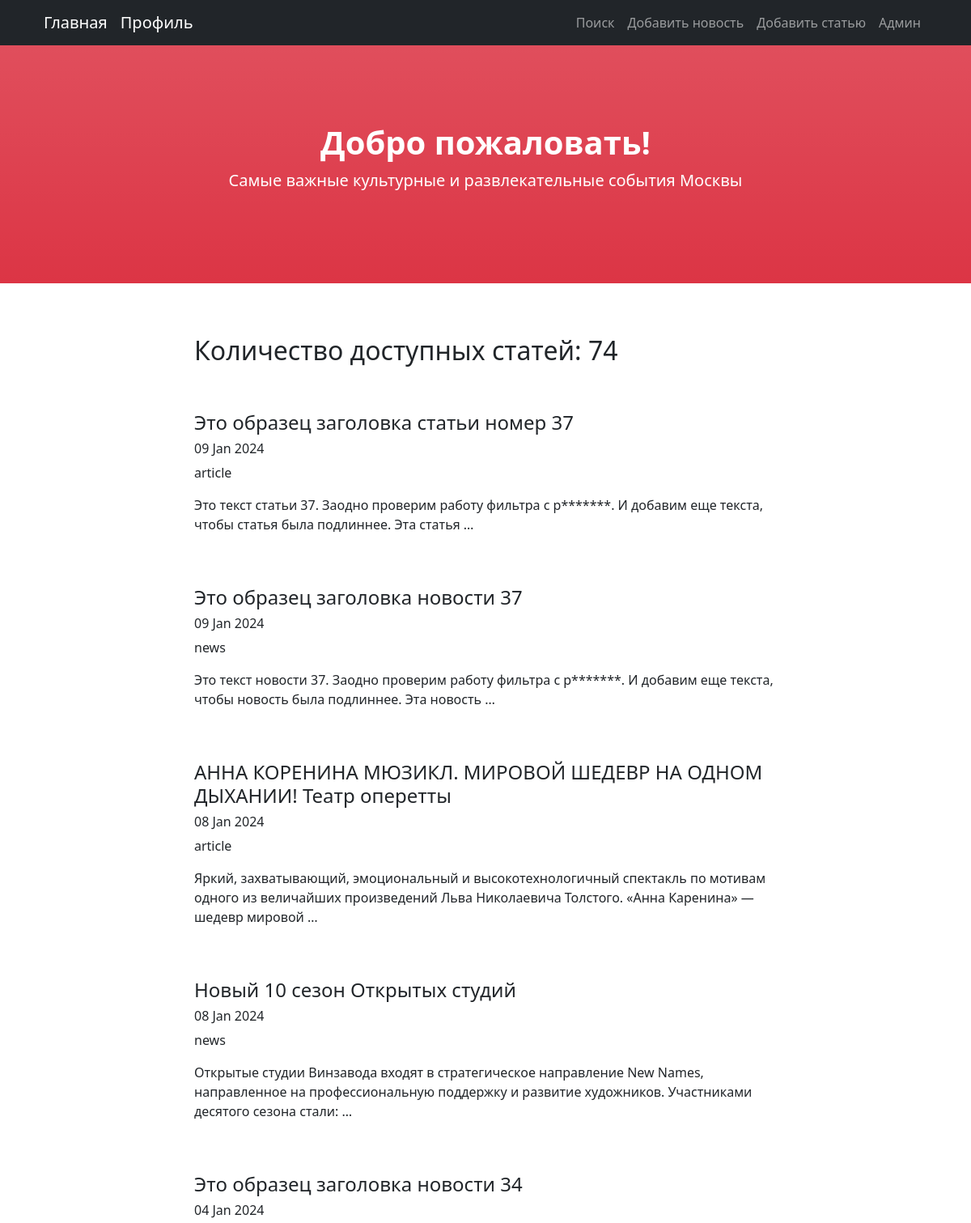
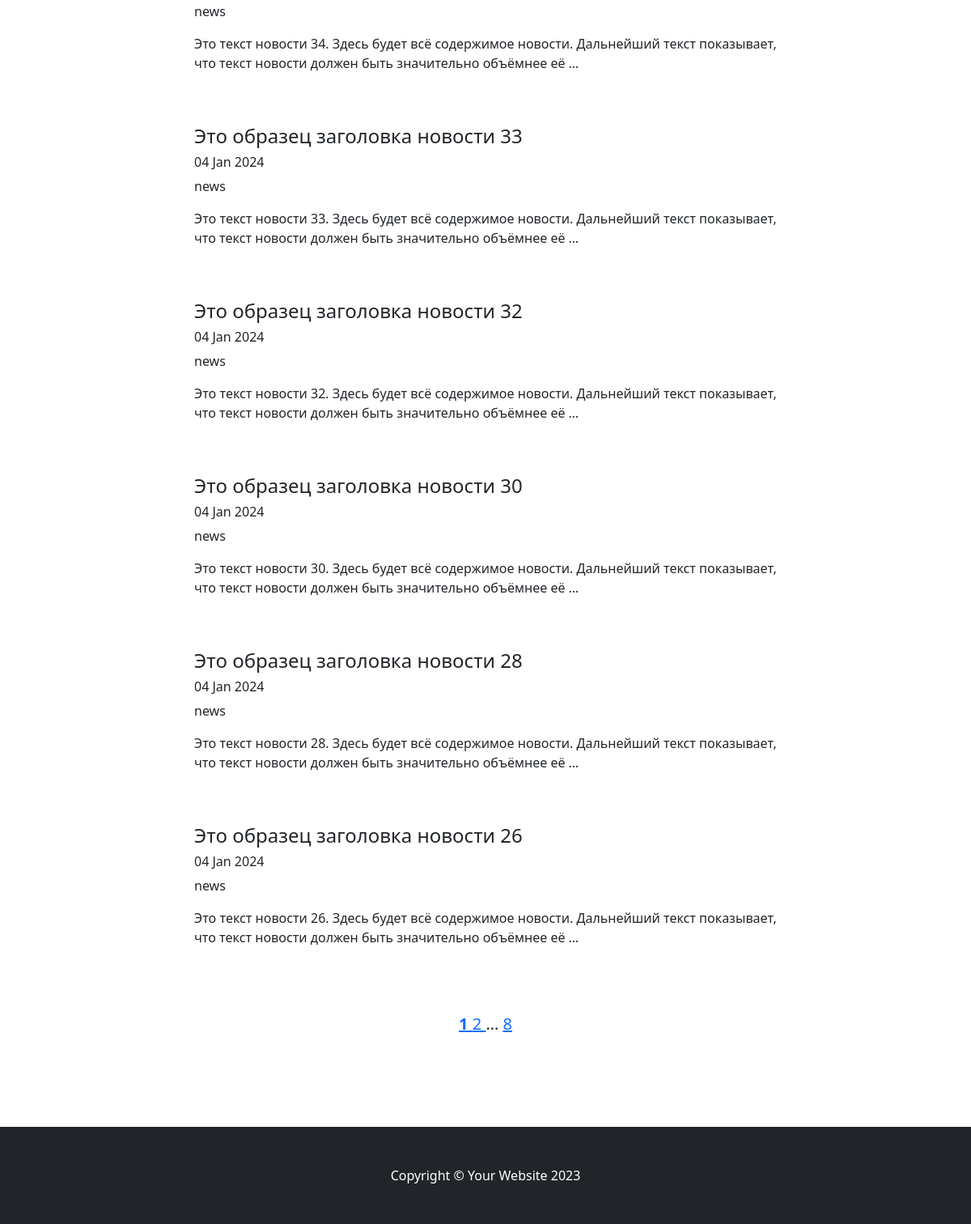
Page /news/ on the committed database (2 pictures, top to bottom).
### News/models.py (models this page shows, shortened)
class Post(models.Model):
    PREVIEW_LENGTH = 124
    news = 'NE'
    article = 'AR'
    ITEM_TYPE = [(news, 'news'),
                 (article, 'article')]
    type = models.CharField(max_length=2, choices=ITEM_TYPE, default=news)
    add_date = models.DateTimeField(auto_now_add=True)
    title = models.CharField(max_length=150)
    content = models.TextField()
    rating = models.IntegerField(default=0)
    author = models.ForeignKey(Author, on_delete=models.PROTECT)
    category = models.ManyToManyField(Category, through='PostCategory')

### News/views.py (the view)
# urls.py: path('', PostList.as_view(), name='post_list'),
class PostList(ListView):
    model = Post
    ordering = '-add_date'
    template_name = 'news.html'
    context_object_name = 'page_list'
    paginate_by = 10
    extra_context = {'posts': Post.objects.all()}
    def get_context_data(self, *, object_list=None, **kwargs):
        context = super().get_context_data(**kwargs)
        page = context['page_obj']
        context['paginator_range'] = page.paginator.get_elided_page_range(page.number, on_each_side=1, on_ends=1)
        return context

### News/templatetags/custom_filters.py (called while the page is built)
def censor_repl(word: (re.Match, str)) -> (re.Match, str):
    if isinstance(word, re.Match):
        return word.group()[0] + '*' * (word.end() - word.start() - 1)
    elif isinstance(word, str):
        return word[0] + '*' * (len(word) - 1)
    else:
        raise CensorException('Filter can work only with str format')

@register.filter()
def censor(value: str) -> str:
    try:
        if not isinstance(value, str):
            raise CensorException('Filter can work only with str format')
        pattern = re.compile(fr"\b{BAD_WORD}[а-я]{{0,3}}\b", re.IGNORECASE)
        result = re.sub(pattern, censor_repl, value)
        return result
    except CensorException as error:
        print(error)
        pass

### News/templatetags/custom_tags.py (called while the page is built)
@register.simple_tag(takes_context=True)
def url_replace(context, **kwargs):
    d = context['request'].GET.copy()
    for k, v in kwargs.items():
        d[k] = v
    return d.urlencode()

### templates/news.html (shortened to what this page needs)
{% extends 'flatpages/default.html' %}
{% load custom_filters %}
{% block content %}
    <h2>Количество доступных статей: {{ page_obj.paginator.count }}</h2>
    <br><br>
    {% if posts %}
        {% for post in page_obj %}
            <h4><a class="nav-link" href="/news/{{ post.pk }}">{{ post.title|censor }}</a></h4>
            <h6>{{ post.add_date|date:'d M Y' }}</h6>
            <p>{{ post.get_type_display }}</p>
            <p>{{ post.content|truncatewords:20|censor }}</p>
            <br><br>
        {% endfor %}
    {% else %}
        <h3>Извините, новостей сейчас нет!</h3>
    {% endif %}
{% endblock content %}

### rows in the picture
Post: title|censor "Это образец заголовка статьи номер 37", add_date "09 Jan 2024", type "article", content|censor "Это текст статьи 37. Заодно проверим работу фильтра с р*******. И добавим еще текста, чтобы статья была подлиннее. Эта статья …"
Post: title|censor "Это образец заголовка новости 37", add_date "09 Jan 2024", type "news", content|censor "Это текст новости 37. Заодно проверим работу фильтра с р*******. И добавим еще текста, чтобы новость была подлиннее. Эта новость …"
Post: title|censor "АННА КОРЕНИНА МЮЗИКЛ. МИРОВОЙ ШЕДЕВР НА ОДНОМ ДЫХАНИИ! Театр оперетты", add_date "08 Jan 2024", type "article", content|censor "Яркий, захватывающий, эмоциональный и высокотехнологичный спектакль по мотивам одного из величайших произведений Льва Николаевича Толстого. «Анна Каренина» — шедевр мировой …"
Post: title|censor "Новый 10 сезон Открытых студий", add_date "08 Jan 2024", type "news", content|censor "Открытые студии Винзавода входят в стратегическое направление New Names, направленное на профессиональную поддержку и развитие художников. Участниками десятого сезона стали: …"
Post: title|censor "Это образец заголовка новости 34", add_date "04 Jan 2024", type "news", content|censor "Это текст новости 34. Здесь будет всё содержимое новости. Дальнейший текст показывает, что текст новости должен быть значительно объёмнее её …"
Post: title|censor "Это образец заголовка новости 33", add_date "04 Jan 2024", type "news", content|censor "Это текст новости 33. Здесь будет всё содержимое новости. Дальнейший текст показывает, что текст новости должен быть значительно объёмнее её …"
Post: title|censor "Это образец заголовка новости 32", add_date "04 Jan 2024", type "news", content|censor "Это текст новости 32. Здесь будет всё содержимое новости. Дальнейший текст показывает, что текст новости должен быть значительно объёмнее её …"
Post: title|censor "Это образец заголовка новости 30", add_date "04 Jan 2024", type "news", content|censor "Это текст новости 30. Здесь будет всё содержимое новости. Дальнейший текст показывает, что текст новости должен быть значительно объёмнее её …"
Post: title|censor "Это образец заголовка новости 28", add_date "04 Jan 2024", type "news", content|censor "Это текст новости 28. Здесь будет всё содержимое новости. Дальнейший текст показывает, что текст новости должен быть значительно объёмнее её …"
Post: title|censor "Это образец заголовка новости 26", add_date "04 Jan 2024", type "news", content|censor "Это текст новости 26. Здесь будет всё содержимое новости. Дальнейший текст показывает, что текст новости должен быть значительно объёмнее её …"

### other values in the picture
{{ page_obj.paginator.count }} "74"
{{ page_number }} "1" "2" "8"
{{ page_number }} "…"
